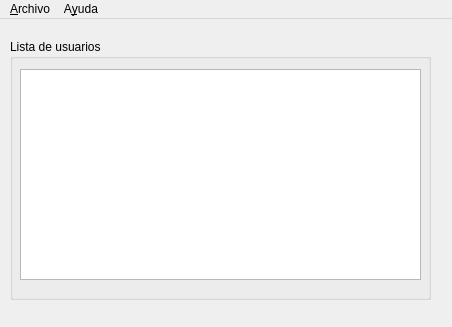
<?xml version="1.0" encoding="UTF-8"?>
<ui version="4.0">
 <class>MainWindow</class>
 <widget class="QMainWindow" name="MainWindow">
  <property name="geometry">
   <rect>
    <x>0</x>
    <y>0</y>
    <width>452</width>
    <height>327</height>
   </rect>
  </property>
  <property name="windowTitle">
   <string>Registro de Usuarios</string>
  </property>
  <widget class="QWidget" name="centralwidget">
   <widget class="QGroupBox" name="groupBox">
    <property name="geometry">
     <rect>
      <x>10</x>
      <y>20</y>
      <width>421</width>
      <height>261</height>
     </rect>
    </property>
    <property name="title">
     <string>Lista de usuarios</string>
    </property>
    <widget class="QTableWidget" name="tableWidget">
     <property name="geometry">
      <rect>
       <x>10</x>
       <y>30</y>
       <width>401</width>
       <height>211</height>
      </rect>
     </property>
    </widget>
   </widget>
  </widget>
  <widget class="QMenuBar" name="menubar">
   <property name="geometry">
    <rect>
     <x>0</x>
     <y>0</y>
     <width>452</width>
     <height>33</height>
    </rect>
   </property>
   <widget class="QMenu" name="menuArchivo">
    <property name="title">
     <string>&amp;Archivo</string>
    </property>
    <addaction name="actionRegistrar"/>
    <addaction name="separator"/>
    <addaction name="actionSalir"/>
   </widget>
   <widget class="QMenu" name="menuAyuda">
    <property name="title">
     <string>A&amp;yuda</string>
    </property>
    <addaction name="actionAcerca_del_programa"/>
    <addaction name="separator"/>
   </widget>
   <addaction name="menuArchivo"/>
   <addaction name="menuAyuda"/>
  </widget>
  <action name="actionRegistrar">
   <property name="text">
    <string>&amp;Registrar</string>
   </property>
   <property name="shortcut">
    <string>Ctrl+R</string>
   </property>
  </action>
  <action name="actionSalir">
   <property name="text">
    <string>&amp;Salir</string>
   </property>
   <property name="shortcut">
    <string>Ctrl+X</string>
   </property>
  </action>
  <action name="actionAcerca_del_programa">
   <property name="text">
    <string>Acerca del programa</string>
   </property>
  </action>
  <action name="actionOtra_cosa">
   <property name="text">
    <string>Otra cosa</string>
   </property>
  </action>
 </widget>
 <resources/>
 <connections/>
</ui>
